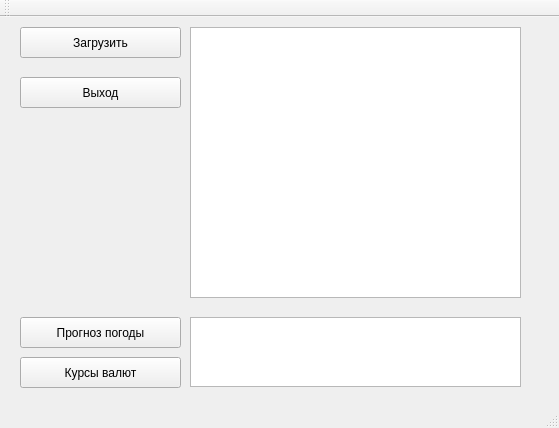
<?xml version="1.0" encoding="UTF-8"?>
<ui version="4.0">
 <class>MainWindow</class>
 <widget class="QMainWindow" name="MainWindow">
  <property name="geometry">
   <rect>
    <x>0</x>
    <y>0</y>
    <width>559</width>
    <height>428</height>
   </rect>
  </property>
  <property name="windowTitle">
   <string>MainWindow</string>
  </property>
  <widget class="QWidget" name="centralWidget">
   <widget class="QPlainTextEdit" name="plainTextEdit">
    <property name="geometry">
     <rect>
      <x>190</x>
      <y>10</y>
      <width>331</width>
      <height>271</height>
     </rect>
    </property>
   </widget>
   <widget class="QPushButton" name="pushButton">
    <property name="geometry">
     <rect>
      <x>20</x>
      <y>10</y>
      <width>161</width>
      <height>31</height>
     </rect>
    </property>
    <property name="text">
     <string>Загрузить</string>
    </property>
   </widget>
   <widget class="QPlainTextEdit" name="plainTextEdit_2">
    <property name="geometry">
     <rect>
      <x>190</x>
      <y>300</y>
      <width>331</width>
      <height>70</height>
     </rect>
    </property>
   </widget>
   <widget class="QPushButton" name="WeatherButton">
    <property name="geometry">
     <rect>
      <x>20</x>
      <y>300</y>
      <width>161</width>
      <height>31</height>
     </rect>
    </property>
    <property name="text">
     <string>Прогноз погоды</string>
    </property>
   </widget>
   <widget class="QPushButton" name="RateButton">
    <property name="geometry">
     <rect>
      <x>20</x>
      <y>340</y>
      <width>161</width>
      <height>31</height>
     </rect>
    </property>
    <property name="text">
     <string>Курсы валют</string>
    </property>
   </widget>
   <widget class="QPushButton" name="pushButton_2">
    <property name="geometry">
     <rect>
      <x>20</x>
      <y>60</y>
      <width>161</width>
      <height>31</height>
     </rect>
    </property>
    <property name="text">
     <string>Выход</string>
    </property>
   </widget>
  </widget>
  <widget class="QMenuBar" name="menuBar">
   <property name="geometry">
    <rect>
     <x>0</x>
     <y>0</y>
     <width>559</width>
     <height>21</height>
    </rect>
   </property>
  </widget>
  <widget class="QToolBar" name="mainToolBar">
   <attribute name="toolBarArea">
    <enum>TopToolBarArea</enum>
   </attribute>
   <attribute name="toolBarBreak">
    <bool>false</bool>
   </attribute>
  </widget>
  <widget class="QStatusBar" name="statusBar"/>
 </widget>
 <layoutdefault spacing="6" margin="11"/>
 <resources/>
 <connections/>
</ui>
